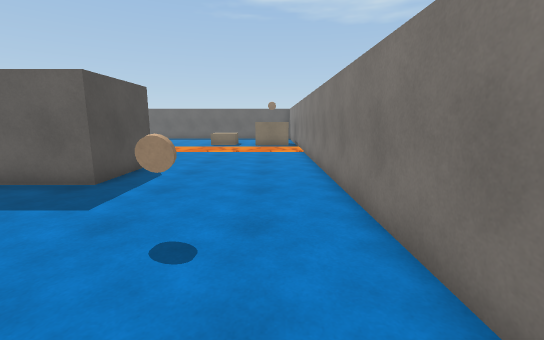
view 1 (above)

24 first-person views from a walk through a Unity game level. The camera is 1.4 m above the floor, tilts 10° down and sees 90° across. The floor is counted in squares, 1 m on a side. Each view is taken from the middle of a square. On the plan, view 1 faces up. The plan holds only what a view shows up to about 13 squares ahead; the rest is blank. The player character is not drawn. Some animated figures are not drawn. Surface patterns are stand-ins for the level's own textures.

view 2
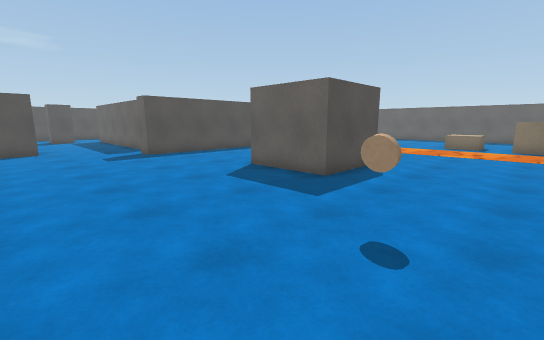

view 3
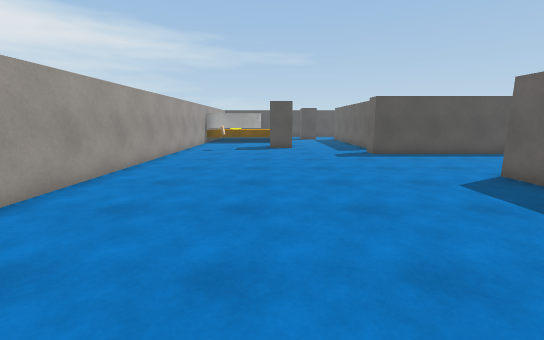

view 4
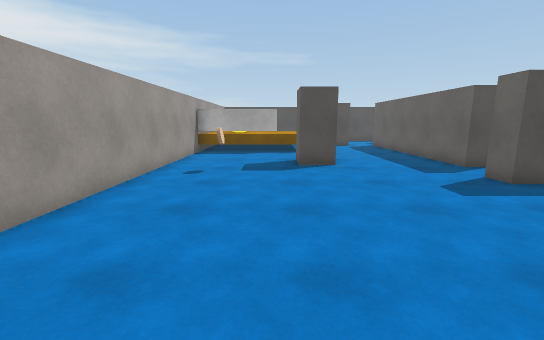

view 5
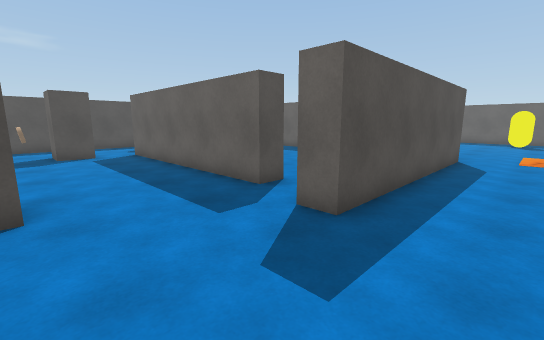

view 6
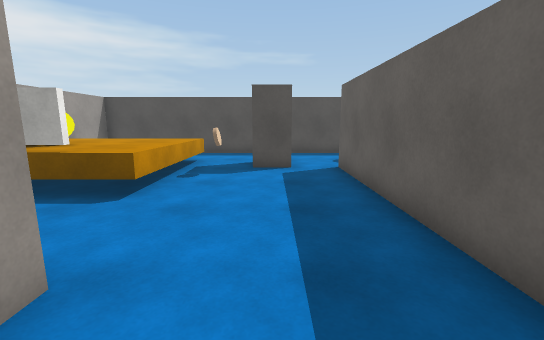

view 7
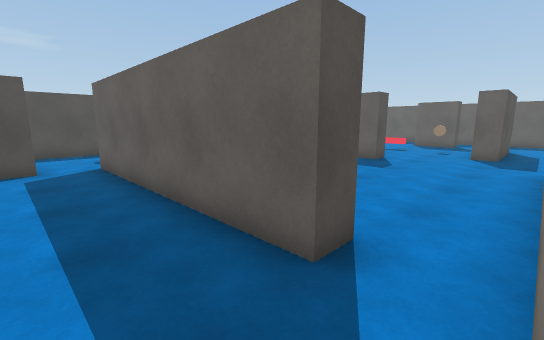

view 8
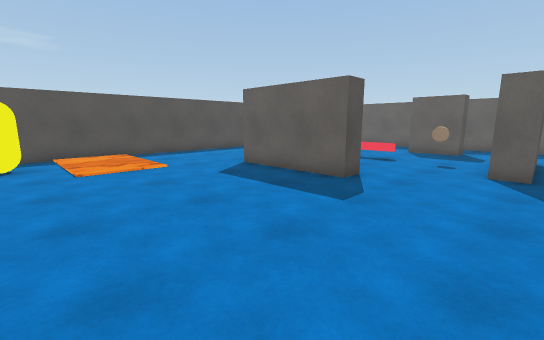

view 9
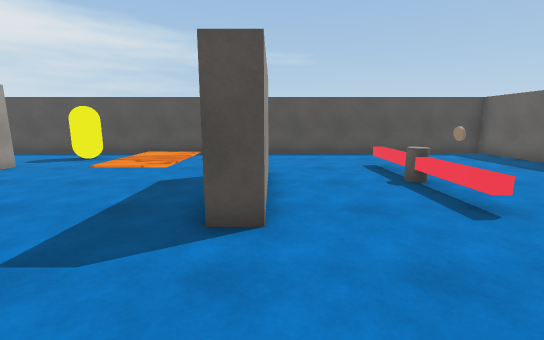

view 10
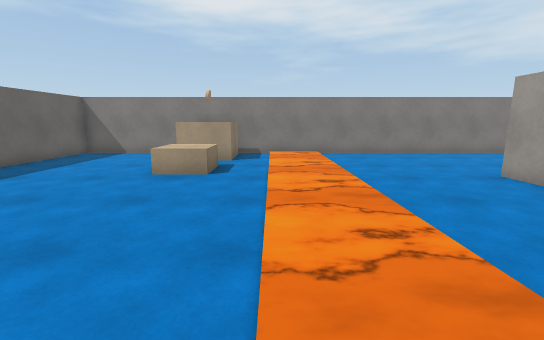

view 11
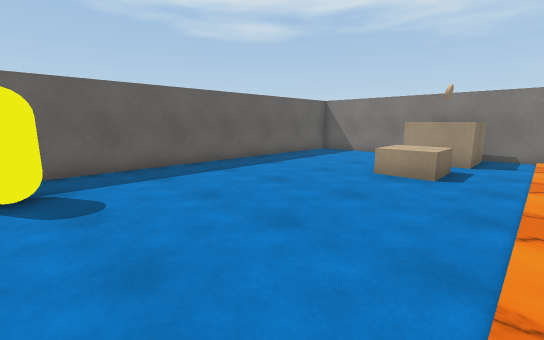

view 12
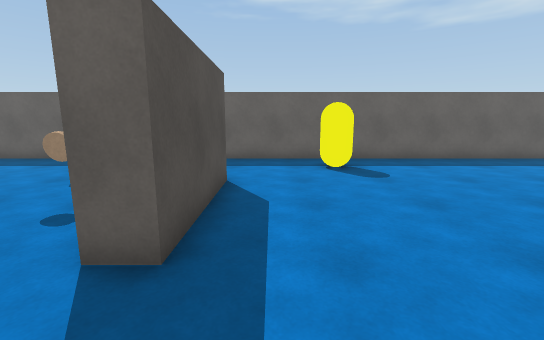

view 13
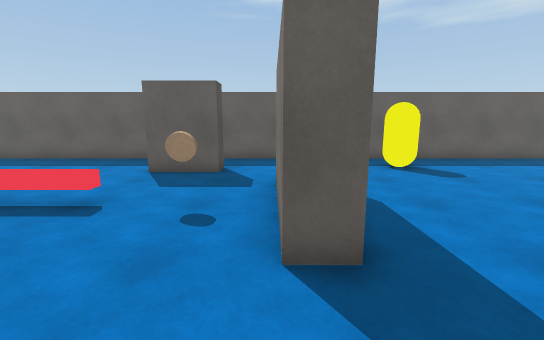

view 14
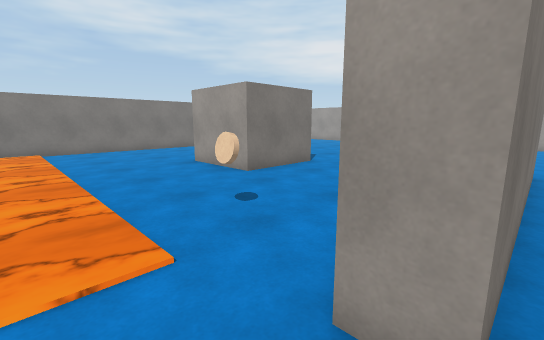

view 15
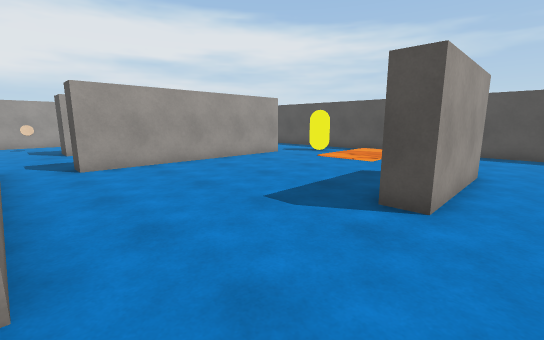

view 16
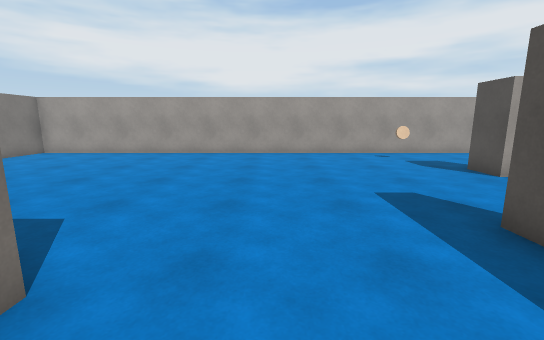

view 17
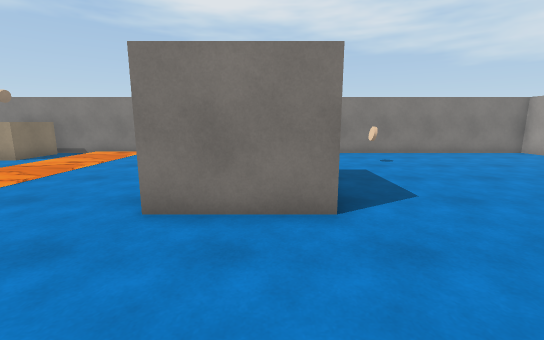

view 18
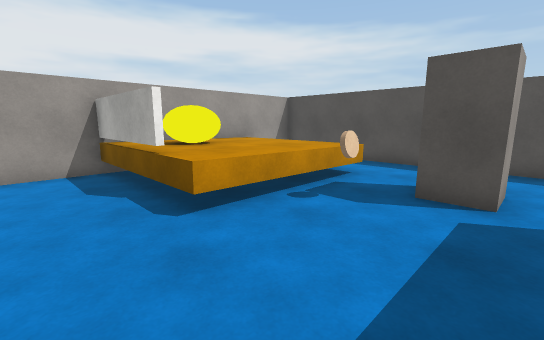

view 19
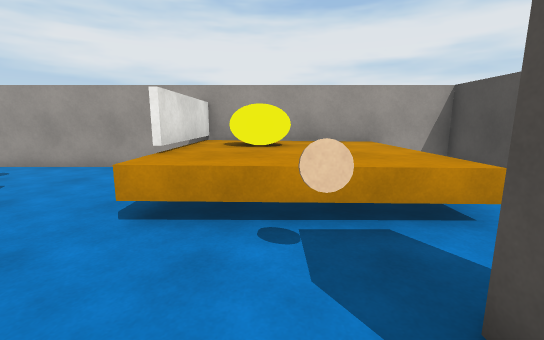

view 20
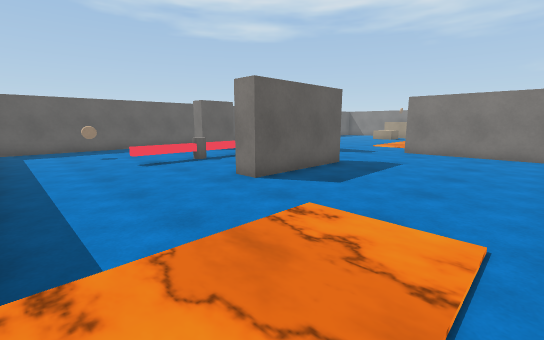

view 21
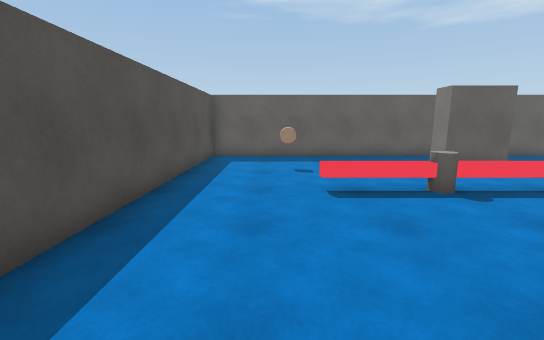

view 22
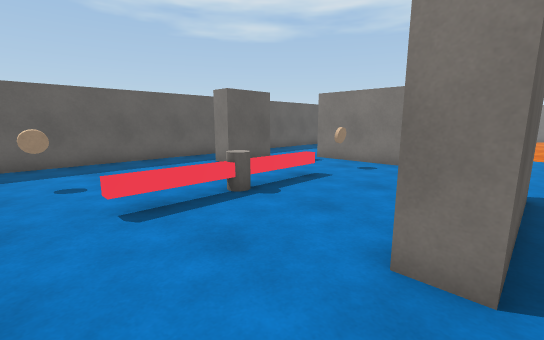

view 23
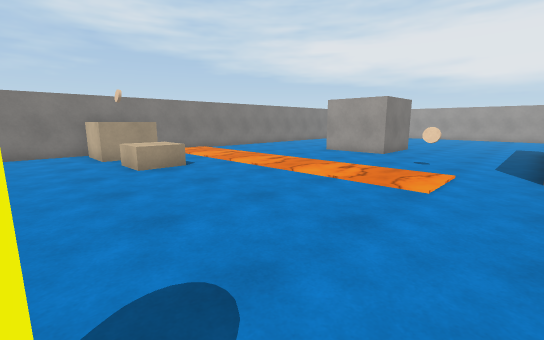

view 24
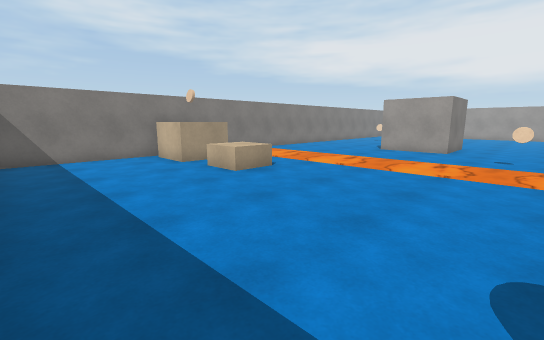

### Floor plan
Key: @ floor where view 1 was taken; # wall or solid block; . floor; = window, fence, low wall or low ledge; ≈ lava the walk keeps out of; ^ raised ledge; O other object.
Columns run from 27 left of view 1 to 2 right of it. Each row starts with its distance up from view 1.
 24 ##############################
 23 #............................#
 22 #...............O............#
 21 #........OO.....O............#
 20 #...O........................#
 19 #...........##...............#
 18 #...===O==..##.........OOOOOO#
 17 #...===O==.O##.........OOOOOO#
 16 #...........##...............#
 15 #................≈≈≈≈≈≈≈≈≈≈≈≈#
 14 #.....####.......≈≈≈≈≈≈≈≈≈≈≈≈#
 13 #.....####.......≈≈≈≈≈≈≈≈≈≈≈≈#
 12 #.............##.............#
 11 #.............##..O..........#
 10 #≈≈≈≈.........##.............#
  9 #≈≈≈≈.........##....OOOO.....#
  8 #.............##....O  O.....#
  7 #.OO..........##....O  O.....#
  6 #....########.##....OOOO.....#
  5 #....########.##.............#
  4 #............................#
  3 #.  O.....................O..#
  2 #............................#
  1 #.....O....OO................#
  0 #..^^^^^^..OO..............@.#
 -1 # .^^^^^#....................#
 -2 #  ^^^^^#....................#
 -3 #  ^^^^^#....O...............#
 -4 #  ^^^^^#....................#
 -5 ##############################

Positions as (right, up) in squares from view 1, and headings:
1: (0, 0), facing up
2: (0, 0), facing up-left
3: (0, 0), facing left
4: (-6, -1), facing left
5: (-10, 1), facing up-left
6: (-14, 3), facing left
7: (-13, 3), facing up-left
8: (-14, 7), facing up-left
9: (-14, 14), facing left
10: (-11, 15), facing right
11: (-11, 15), facing up-right
12: (-13, 13), facing up
13: (-15, 13), facing up
14: (-13, 14), facing down-right
15: (-13, 15), facing down-left
16: (-9, 8), facing down
17: (-11, 7), facing right
18: (-17, 4), facing down-left
19: (-21, 4), facing down
20: (-26, 8), facing up-right
21: (-24, 12), facing up
22: (-24, 13), facing up-right
23: (-12, 21), facing down-right
24: (-10, 23), facing down-right
